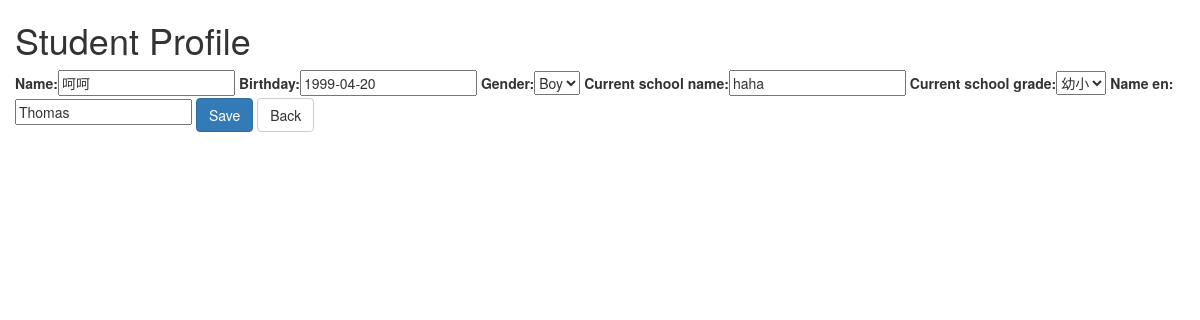
Screenshot of /students/update/5/ with the database file from the repository.
### students/models.py (models this page shows, shortened)
class Student(models.Model):
    name = models.CharField(max_length=50, blank=False)
    birth_date = models.DateField('birthday', blank=False)
    BOY = 'BOY'
    GIRL = 'GIRL'
    GENDER_CHOICES = (
        (BOY, 'Boy'),
        (GIRL, 'Girl'),
    )
    gender = models.CharField(
        max_length=5,
        choices=GENDER_CHOICES,
        default=BOY,
        blank=False,
    )
    current_school_name = models.CharField(max_length=50)
    KINDER1 = '幼末'
    KINDER2 = '幼小'
    KINDER3 = '幼中'
    KINDER4 = '幼大'
    PRIMARY1 = '小一'
    PRIMARY2 = '小二'
    YEAR_IN_SCHOOL_CHOICES = (
        (KINDER1, '幼末'),
        (KINDER2, '幼小'),
        (KINDER3, '幼中'),
        (KINDER4, '幼大'),
        (PRIMARY1, '小一'),
        (PRIMARY2, '小二'),
    )
    current_school_grade = models.CharField(
        max_length=2,
        choices=YEAR_IN_SCHOOL_CHOICES,
        default=KINDER1,
        blank=False,
    )
    name_en = models.CharField(max_length=50)

### students/views.py (the view)
# urls.py: path('update/<int:student_id>/', views.update_student, name='update_student'),
def update_student(request, student_id):
    student = get_object_or_404(Student, pk=student_id)
    form = StudentForm(request.POST or None, instance=student)
    if form.is_valid():
        form.save()
        return redirect('students:index')
    return render(request, 'students/student-form.html', {'form': form, 'student': student})

### students/forms.py
class StudentForm(forms.ModelForm):
    class Meta:
        model = Student
        fields = ['name', 'birth_date', 'gender', 'current_school_name', 'current_school_grade', 'name_en']
        widgets = {
            'birth_date': forms.DateInput(attrs={'class': 'datetime-input'})
        }

### students/templates/students/student-form.html (shortened to what this page needs)
{% load bootstrap %}
{% load staticfiles %}
<!DOCTYPE html>
<html lang="en">
<head>
    <link rel="stylesheet" type="text/css" href="{% static 'students/bootstrap-3.3.7-dist/css/bootstrap.min.css' %}"/>
    <link href="//cdn.bootcss.com/bootstrap/3.3.7/css/bootstrap.min.css" rel="stylesheet">
    <link href="//cdn.bootcss.com/bootstrap-datetimepicker/4.17.44/css/bootstrap-datetimepicker.min.css" rel="stylesheet">
</head>
<body>
    <div class="container">
        <div class="row">
            <h1>Student Profile</h1>
            <form method="POST", role="form">
                {{ form|bootstrap }}
                <button type="submit" class="btn btn-primary">Save</button>
                <a href="{% url 'students:index' %}" class="btn btn-default">Back</a>
            </form>
        </div>
    </div>
</body>
</html>

### rows the page displays
Student: name "呵呵", birth_date "1999-04-20", gender "Boy", current_school_name "haha", current_school_grade "幼小", name_en "Thomas"
